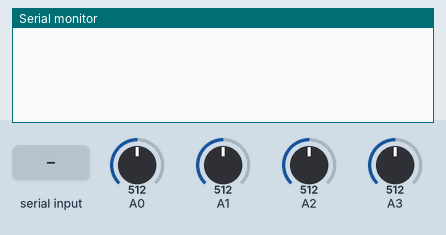
Simulated run of this sketch. Board: Arduino Uno, built with avr-gcc and run on an emulated ATmega328P. On the bench: the last lines printed to the serial monitor. The inputs (shaded band) are chosen by the test bench; at power-on: A0 = 512, A1 = 512, A2 = 512, A3 = 512.

Above: at 1.2 s.
1.3 s: "0\n" received over Serial
At 3.8 s:
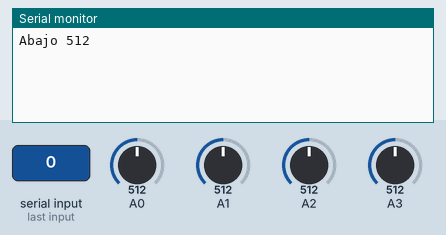
4.5 s: "1\n" received over Serial
At 7.2 s:
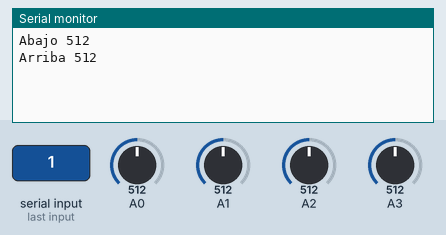
7.5 s: "2\n" received over Serial
At 9.7 s:
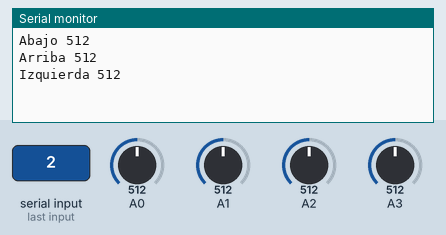
10.5 s: "3\n" received over Serial
At 13.2 s:
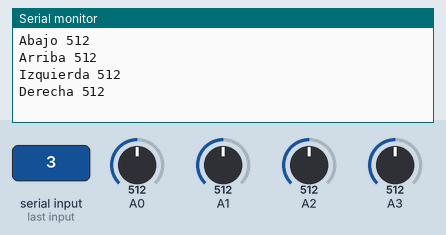

The sketch:

seguidorPrubaFotorresistencias.ino
```cpp
int derecha;
int izquierda;
int arriba;
int abajo;

String incomingByte = "";   // for incoming serial data
int number = 0;

void setup() {
  Serial.begin(9600);

}

void loop() {
  abajo = analogRead(A0);
  arriba = analogRead(A1);
  izquierda = analogRead(A2);
  derecha = analogRead(A3);

  if(Serial.available() > 0){
    incomingByte = Serial.readString();
    number = incomingByte.toInt();

    switch(number){
      case 0:
        Serial.println("Abajo " + String(abajo));
        break;

      case 1:
        Serial.println("Arriba " + String(arriba));
        break;

      case 2:
        Serial.println("Izquierda " + String(izquierda));
        break;

      case 3:
        Serial.println("Derecha " + String(derecha));
        break;
    }
  }


  delay(1000);
}
```

Measured:
- after the input at 1.3 s, the serial monitor: prints a new line after 1.7 s (image 1)
- after the input at 4.5 s, the serial monitor: prints a new line after 1.5 s (image 2)
- after the input at 7.5 s, the serial monitor: prints a new line after 1.5 s (image 3)
- after the input at 10.5 s, the serial monitor: prints a new line after 1.5 s (image 4)
